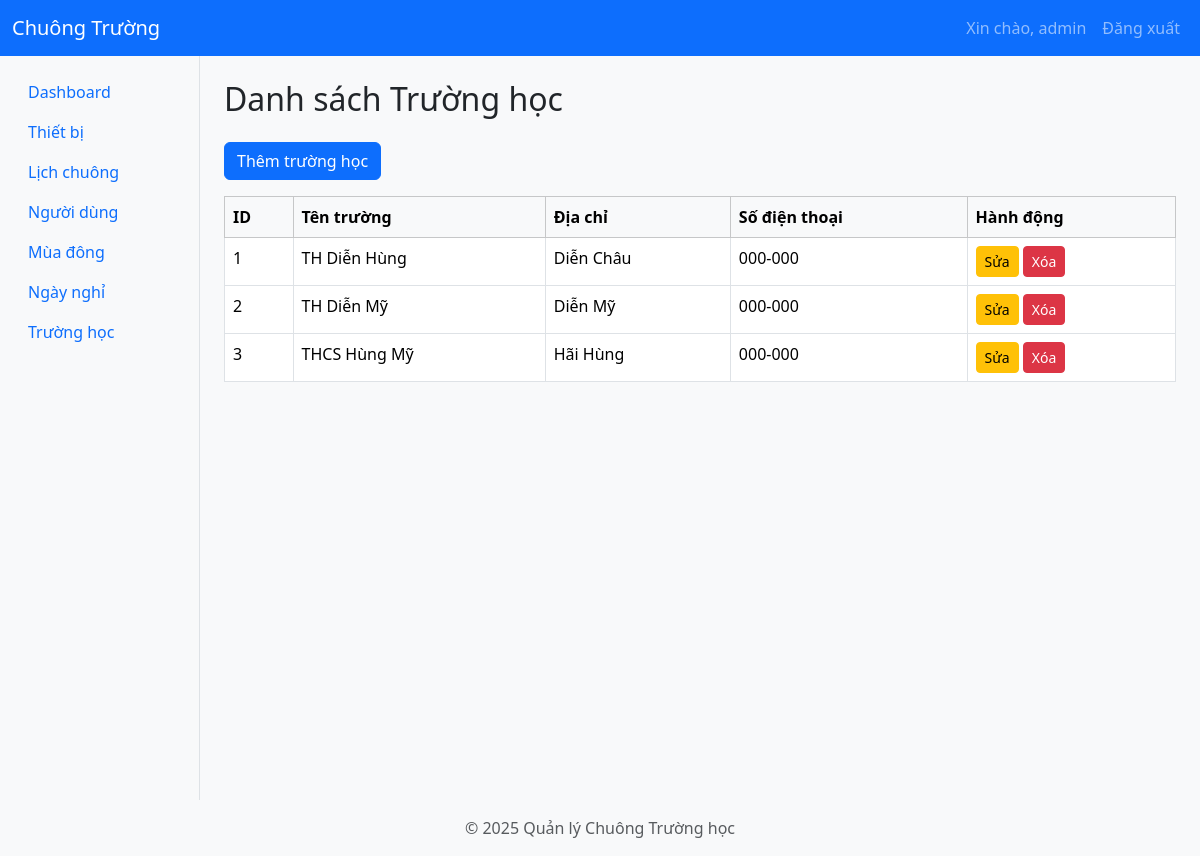
Page /schools (signed in) on the earlier database version.
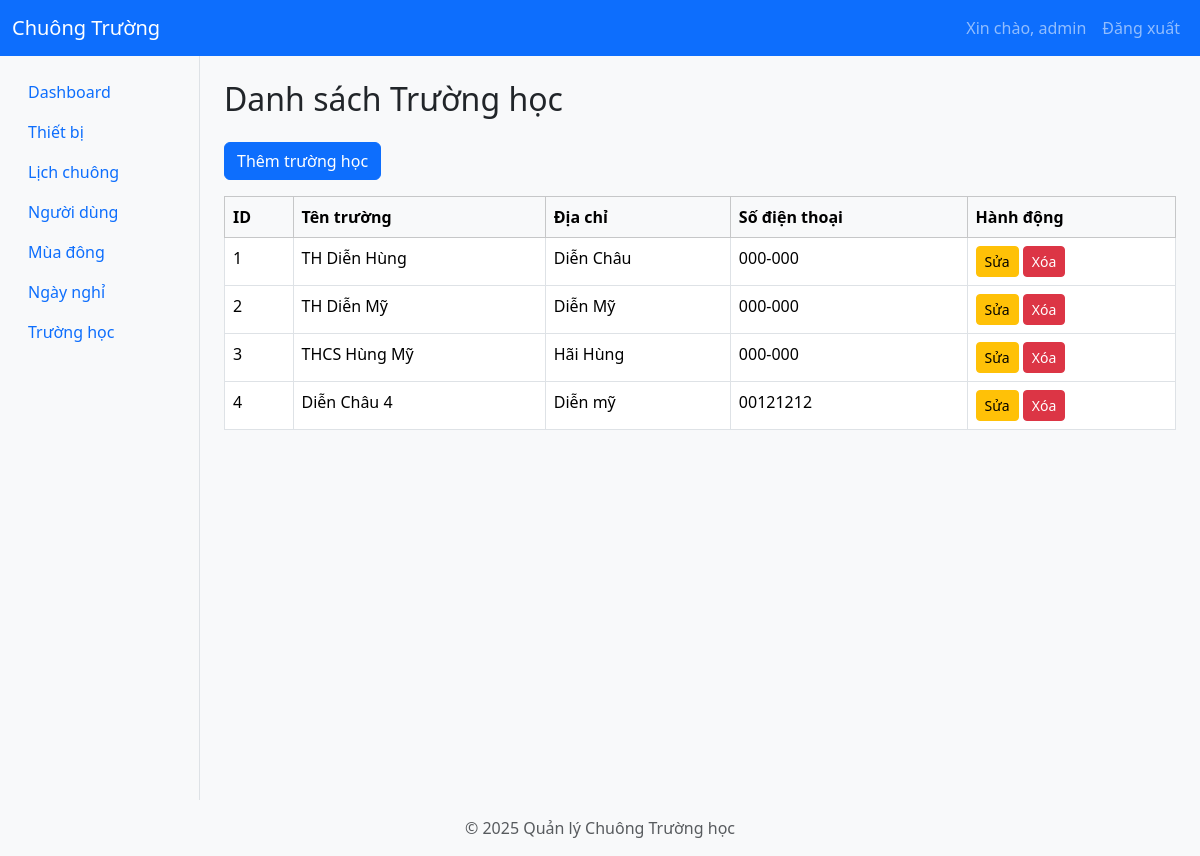
Same page on the later database version.
### app/models/school.py (models this page shows)
class School(db.Model):
    __tablename__ = "schools"
    id = db.Column(db.Integer, primary_key=True)
    name = db.Column(db.String(100), nullable=False)
    address = db.Column(db.String(200))
    phone = db.Column(db.String(20))
    users = db.relationship("User", back_populates="school", lazy="dynamic")
    devices = db.relationship("Device", back_populates="school", lazy=True)
    disabled_periods = db.relationship(
        "DisabledPeriod",
        back_populates="school",
        lazy=True
    )
    schedules = db.relationship("Schedule", back_populates="school", lazy=True)
    winter_shift = db.relationship(
        "app.models.winter_shift_config.WinterShiftConfig",
        backref="school_winter_shift",
        uselist=False,
        overlaps="winter_shift_config,school"
    )
    winter_shift_config = db.relationship(
        "app.models.winter_shift_config.WinterShiftConfig",
        backref="school_winter_shift_config",
        uselist=False,
        overlaps="school_winter_shift"
    )

### app/routes/school.py (the view)
@school_bp.route('/schools', methods=['GET'])
@login_required
@admin_required
def list_schools():
    schools = School.query.all()
    return render_template('schools.html', schools=schools)

### app/__init__.py (called while the page is built)
def create_app():
    app = Flask(__name__)
    app.config.from_object('app.config.Config')
    db.init_app(app)
    jwt.init_app(app)
    migrate.init_app(app, db)  # Bind Flask-Migrate to the app and db
    login_manager.init_app(app)  # Initialize Flask-Login
    login_manager.login_view = 'auth.login'  # Set the login view
    @app.context_processor
    def inject_user():
        from flask_login import current_user
        return dict(current_user=current_user)
    from app.utils.jwt_patch import apply_jwt_patch
    apply_jwt_patch()
    from app.routes import register_routes
    register_routes(app)
    def get_day_name(index):
        days = ['Thứ 2', 'Thứ 3', 'Thứ 4', 'Thứ 5', 'Thứ 6', 'Thứ 7', 'Chủ Nhật']
        return days[index]
    app.jinja_env.filters['get_day_name'] = get_day_name
    return app

### app/templates/schools.html (shortened to what this page needs)
{% extends 'layout.html' %}
{% block content %}
<h2 class="mb-4">Danh sách Trường học</h2>
<button class="btn btn-primary mb-3" data-bs-toggle="modal" data-bs-target="#addSchoolModal">Thêm trường học</button>
<table class="table table-bordered table-hover">
    <thead class="table-light">
        <tr>
            <th>ID</th>
            <th>Tên trường</th>
            <th>Địa chỉ</th>
            <th>Số điện thoại</th>
            <th>Hành động</th>
        </tr>
    </thead>
    <tbody>
        {% for school in schools %}
        <tr>
            <td>{{ school.id }}</td>
            <td>{{ school.name }}</td>
            <td>{{ school.address }}</td>
            <td>{{ school.phone }}</td>
            <td>
                <a href="/schools/edit/{{ school.id }}" class="btn btn-sm btn-warning">Sửa</a>
                <a href="/schools/delete/{{ school.id }}" class="btn btn-sm btn-danger" onclick="return confirm('Bạn có chắc muốn xóa?')">Xóa</a>
            </td>
        </tr>
        {% endfor %}
    </tbody>
</table>
{% endblock %}

Differences in the rows shown:
added School: id "4", name "Diễn Châu 4", address "Diễn mỹ", phone "00121212"
